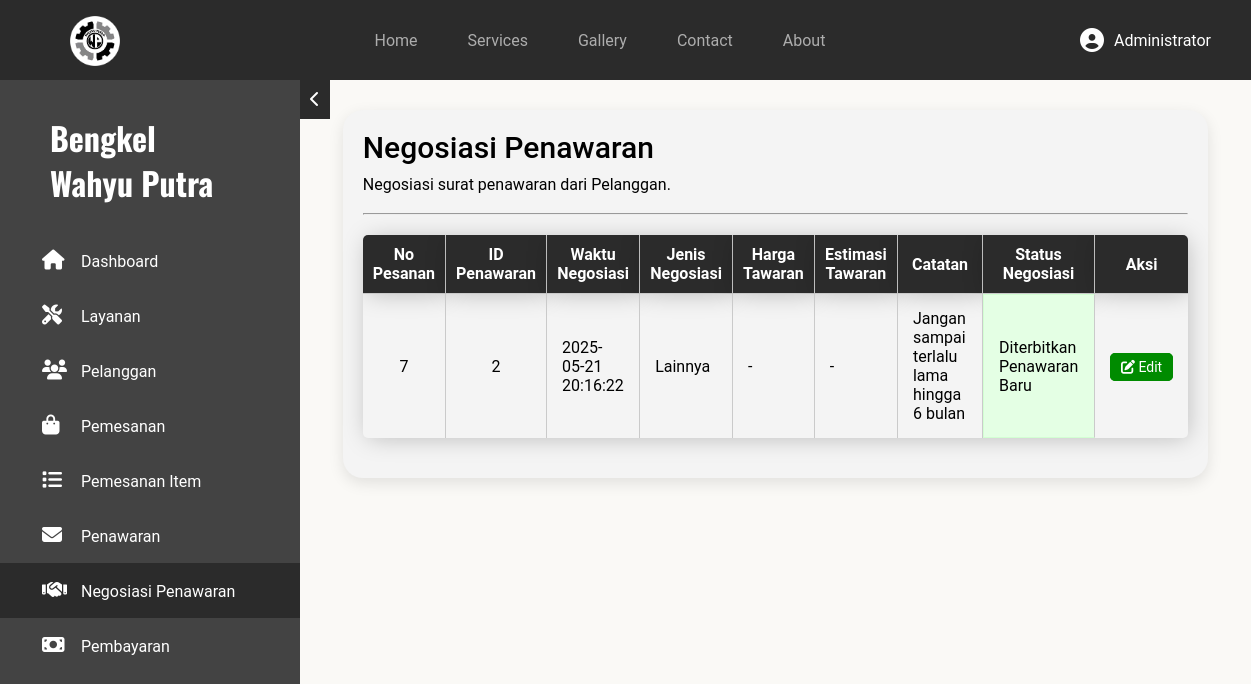
Before: /dashboard/admin/negosiasi/index.php (signed in) with the older database file.
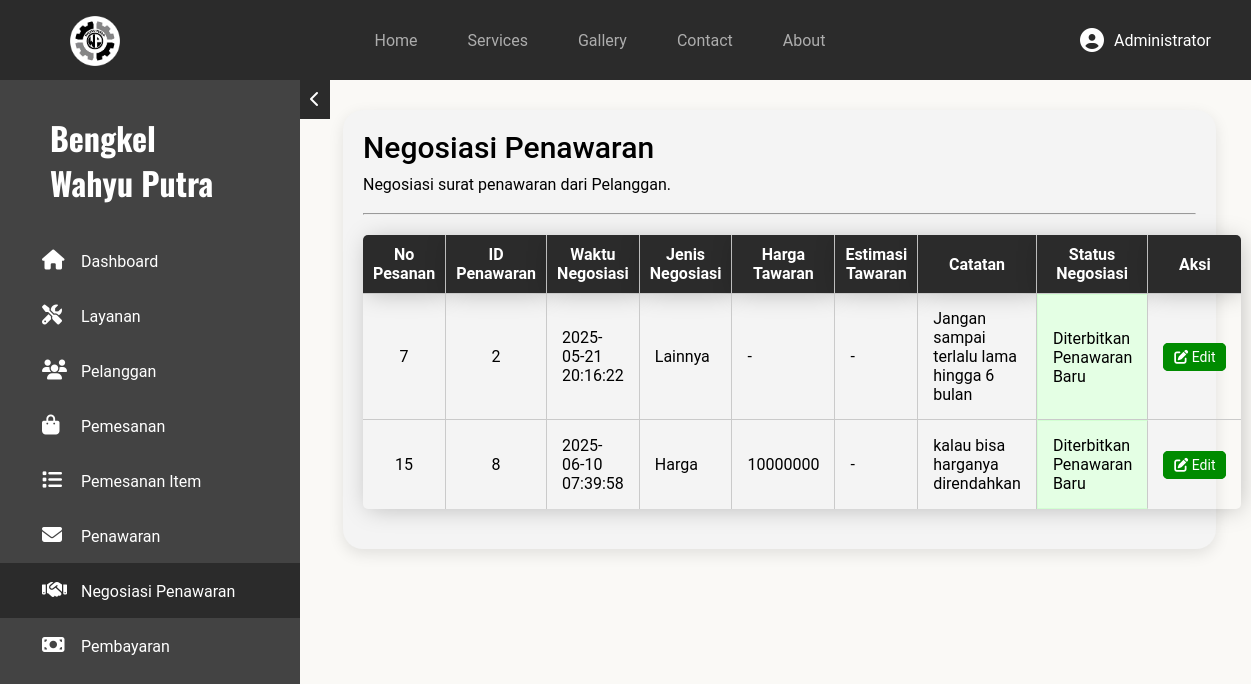
After: the same page with the newer database file.
### tables this page shows
CREATE TABLE `negosiasi_penawaran` (
  `id_negosiasi` int(11) NOT NULL,
  `id_penawaran` int(11) NOT NULL,
  `waktu_negosiasi` datetime NOT NULL DEFAULT current_timestamp(),
  `jenis_negosiasi` enum('Harga','Estimasi','Harga & Estimasi','Lainnya') NOT NULL,
  `harga_tawaran` int(11) DEFAULT NULL,
  `estimasi_tawaran` varchar(50) DEFAULT NULL,
  `catatan` text DEFAULT NULL,
  `status_negosiasi` enum('Menunggu','Diterbitkan Penawaran Baru') NOT NULL DEFAULT 'Menunggu'
);

CREATE TABLE `pemesanan` (
  `no_pesanan` int(11) NOT NULL,
  `id_pelanggan` int(11) NOT NULL,
  `waktu_pemesanan` datetime NOT NULL DEFAULT current_timestamp(),
  `nama_jalan` varchar(100) NOT NULL,
  `kecamatan` varchar(50) NOT NULL,
  `kabupaten_kota` varchar(50) NOT NULL,
  `provinsi` varchar(30) NOT NULL,
  `kode_pos` char(5) NOT NULL,
  `detail` varchar(50) DEFAULT NULL,
  `id_service` int(11) NOT NULL,
  `estimasi` date DEFAULT NULL,
  `status_pesanan` enum('Menunggu Penawaran','Penawaran Diterbitkan','Negosiasi Penawaran','Dalam Proses','Menunggu Pembayaran','Konfirmasi Pembayaran','Selesai') NOT NULL DEFAULT 'Menunggu Penawaran'
);

### dashboard/admin/negosiasi/index.php (the view, shortened to what this page needs)
<?php
require_once $_SERVER['DOCUMENT_ROOT'] . "/bengkel-wahyu-putra/includes/global/koneksi.php";
?>
<!DOCTYPE html>
<html lang="en">
<head>
    <link rel="stylesheet" href="/bengkel-wahyu-putra/assets/css/global.css">
    <link rel="stylesheet" href="/bengkel-wahyu-putra/assets/css/admin.css">
    <link rel="stylesheet" href="/bengkel-wahyu-putra/assets/fontawesome/css/all.css">
</head>
<body>
    <?php require_once $_SERVER['DOCUMENT_ROOT'] . "/bengkel-wahyu-putra/includes/global/nav.php"; ?>
    <main>
        <?php require_once $_SERVER['DOCUMENT_ROOT'] . "/bengkel-wahyu-putra/includes/admin/aside.php"; ?>
        <div class="container-crud">
            <section class="daftar-crud">
                <h1>Negosiasi Penawaran</h1>
                <p>Negosiasi surat penawaran dari Pelanggan.</p><br>
                <hr>
                <?php
                $querySelect = "SELECT ng.*, ps.no_pesanan  FROM negosiasi_penawaran ng
JOIN penawaran pw ON pw.id_penawaran = ng.id_penawaran
JOIN pemesanan ps ON ps.no_pesanan = pw.no_pesanan";
                $sql = mysqli_query($conn, $querySelect);
                ?>
                <table class="table-crud">
                    <tr>
                        <th>No Pesanan</th>
                        <th>ID Penawaran</th>
                        <th>Waktu Negosiasi</th>
                        <th>Jenis Negosiasi</th>
                        <th>Harga Tawaran</th>
                        <th>Estimasi Tawaran</th>
                        <th>Catatan</th>
                        <th>Status Negosiasi</th>
                        <th>Aksi</th>
                    </tr>
                    <?php while ($result = mysqli_fetch_assoc($sql)) { ?>
                        <tr>
                            <td style="text-align: center;"><?= $result['no_pesanan'] ?></td>
                            <td style="text-align: center;"><?= $result['id_penawaran'] ?></td>
                            <td><?= $result['waktu_negosiasi'] ?></td>
                            <td><?= $result['jenis_negosiasi'] ?></td>
                            <td><?= $result['harga_tawaran'] ?? '-' ?></td>
                            <td><?= $result['estimasi_tawaran'] ?? '-' ?></td>
                            <td><?= $result['catatan'] ?? '-' ?></td>
                            <td class="<?= $result['status_negosiasi'] == 'Menunggu' ? 'row-yellow' : 'row-green' ?>"><?= $result['status_negosiasi'] ?></td>
                            <td class="action">
                                <a href="./kelola/?edit=<?= $result['id_negosiasi'] ?>" class="btn edit"><i class="fas fa-pen-to-square"></i> Edit</a>
                            </td>
                        </tr>
                    <?php } ?>
                </table>
            </section>
        </div>
    </main>
</body>
</html>

Changed rows visible on the page:
added negosiasi_penawaran: pemesanan.no_pesanan "15", id_penawaran "8", waktu_negosiasi "2025-06-10 07:39:58", jenis_negosiasi "Harga", harga_tawaran "10000000", estimasi_tawaran "-", catatan "kalau bisa harganya direndahkan", status_negosiasi "Diterbitkan Penawaran Baru"
